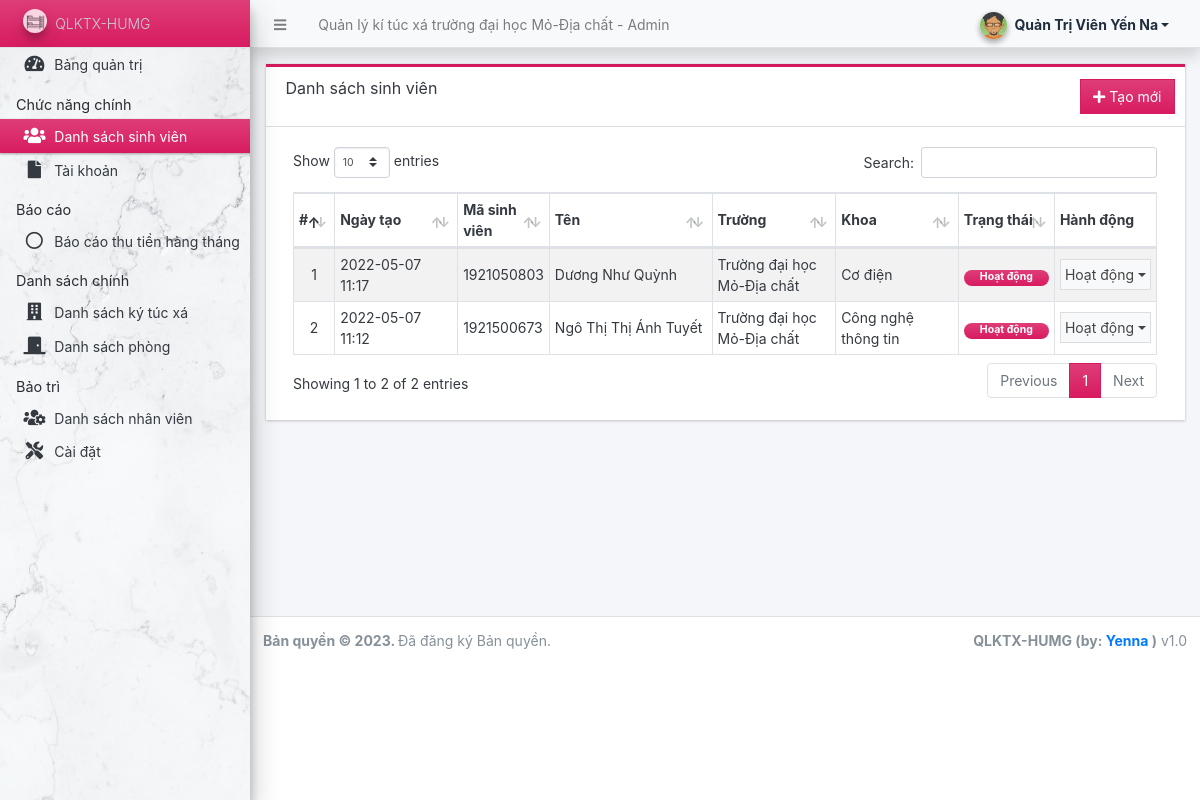
Page /admin/?page=students (signed in) on the committed database.
### tables this page shows
CREATE TABLE `student_list` (
  `id` int(30) NOT NULL,
  `code` varchar(100) NOT NULL,
  `firstname` text NOT NULL,
  `middlename` text DEFAULT NULL,
  `lastname` text NOT NULL,
  `department` text NOT NULL,
  `course` text NOT NULL,
  `gender` varchar(20) NOT NULL,
  `contact` text NOT NULL,
  `email` text NOT NULL,
  `address` text NOT NULL,
  `emergency_name` text NOT NULL,
  `emergency_contact` text NOT NULL,
  `emergency_address` text NOT NULL,
  `emergency_relation` text NOT NULL,
  `status` tinyint(1) NOT NULL DEFAULT 1,
  `delete_flag` tinyint(1) NOT NULL DEFAULT 0,
  `date_created` datetime NOT NULL DEFAULT current_timestamp(),
  `date_updated` datetime NOT NULL DEFAULT current_timestamp() ON UPDATE current_timestamp()
);

### config.php (called while the page is built, shortened)
<?php
require_once('classes/DBConnection.php');
require_once('classes/SystemSettings.php');
function validate_image($file){
	if(!empty($file)){
        $ex = explode("?",$file);
        $file = $ex[0];
        $ts = isset($ex[1]) ? "?".$ex[1] : '';
		if(is_file(base_app.$file)){
			return base_url.$file.$ts;
		}else{
			return base_url.'dist/img/no-image-available.png';
		}
	}else{
		return base_url.'dist/img/no-image-available.png';
	}
}
function isMobileDevice(){
    $aMobileUA = array(
        '/iphone/i' => 'iPhone',
        '/ipod/i' => 'iPod',
        '/ipad/i' => 'iPad',
        '/android/i' => 'Android',
        '/blackberry/i' => 'BlackBerry',
        '/webos/i' => 'Mobile'
    );
    return false;
}
?>

### classes/DBConnection.php (called while the page is built, shortened)
<?php
class DBConnection{
    private $host = DB_SERVER;
    private $username = DB_USERNAME;
    private $password = DB_PASSWORD;
    private $database = DB_NAME;
    public $conn;
    public function __construct(){
        if (!isset($this->conn)) {
            $this->conn = new mysqli($this->host, $this->username, $this->password, $this->database);
        }
    }
}
?>

### classes/SystemSettings.php (called while the page is built, shortened)
<?php
class SystemSettings extends DBConnection{
	function userdata($field = ''){
		if(!empty($field)){
			if(isset($_SESSION['userdata'][$field]))
				return $_SESSION['userdata'][$field];
			else
				return null;
		}else{
			return false;
		}
	}
	function info($field=''){
		if(!empty($field)){
			if(isset($_SESSION['system_info'][$field]))
				return $_SESSION['system_info'][$field];
			else
				return false;
		}else{
			return false;
		}
	}
}
$_settings = new SystemSettings();
?>

### admin/students/index.php (the view, shortened to what this page needs)
<div class="card card-outline rounded-0 card-maroon">
	<div class="card-header">
		<h3 class="card-title">Danh sách sinh viên</h3>
		<div class="card-tools">
			<a href="./?page=students/manage_student" id="create_new" class="btn btn-flat btn-primary"><span class="fas fa-plus"></span>  Tạo mới</a>
		</div>
	</div>
	<div class="card-body">
        <div class="container-fluid">
			<table class="table table-hover table-striped table-bordered" id="list">
				<colgroup>
					<col width="5%">
					<col width="15%">
					<col width="10%">
					<col width="20%">
					<col width="15%">
					<col width="15%">
					<col width="10%">
					<col width="10%">
				</colgroup>
				<thead>
					<tr>
						<th>#</th>
						<th>Ngày tạo</th>
						<th>Mã sinh viên</th>
						<th>Tên</th>
						<th>Trường</th>
						<th>Khoa</th>
						<th>Trạng thái</th>
						<th>Hành động</th>
					</tr>
				</thead>
				<tbody>
					<?php
					$i = 1;
						$qry = $conn->query("SELECT *, concat(firstname, ' ', coalesce(concat(middlename,' '), ''), lastname) as `name` from `student_list` where delete_flag = 0 order by `name` asc ");
						while($row = $qry->fetch_assoc()):
					?>
						<tr>
							<td class="text-center"><?php echo $i++; ?></td>
							<td><?php echo date("Y-m-d H:i",strtotime($row['date_created'])) ?></td>
							<td><?php echo $row['code'] ?></td>
							<td><?php echo $row['name'] ?></td>
							<td><?php echo $row['department'] ?></td>
							<td><?php echo $row['course'] ?></td>
							<td class="text-center">
								<?php if($row['status'] == 1): ?>
                                    <span class="badge badge-maroon bg-gradient-maroon px-3 rounded-pill">Hoạt động</span>
                                <?php else: ?>
                                    <span class="badge badge-light bg-gradient-light border text-dark px-3 rounded-pill">Không hoạt động</span>
                                <?php endif; ?>
                            </td>
							<td align="center">
								 <button type="button" class="btn btn-flat p-1 btn-default btn-sm dropdown-toggle dropdown-icon" data-toggle="dropdown">
				                  		Hoạt động
				                  </button>
							</td>
						</tr>
					<?php endwhile; ?>
				</tbody>
			</table>
		</div>
	</div>
</div>

### admin/index.php (shortened to what this page needs)
<?php require_once('../config.php'); ?>
 <!DOCTYPE html>
<html lang="en" class="" style="height: auto;">
<?php require_once('inc/header.php') ?>
  <body class="sidebar-mini layout-fixed control-sidebar-slide-open layout-navbar-fixed sidebar-mini-md sidebar-mini-xs text-sm" data-new-gr-c-s-check-loaded="14.991.0" data-gr-ext-installed="" style="height: auto;">
    <div class="wrapper">
     <?php require_once('inc/topBarNav.php') ?>
     <?php require_once('inc/navigation.php') ?>
     <?php $page = isset($_GET['page']) ? $_GET['page'] : 'home';  ?>
      <div class="content-wrapper  pt-3" style="min-height: 567.854px;">
        <section class="content  text-dark">
          <div class="container-fluid">
            <?php
              if(!file_exists($page.".php") && !is_dir($page)){
                  include '404.html';
              }else{
                if(is_dir($page))
                  include $page.'/index.php';
                else
                  include $page.'.php';
              }
            ?>
          </div>
        </section>
      </div>
      <?php require_once('inc/footer.php') ?>
  </body>
</html>

### admin/inc/header.php (shortened to what this page needs)
<head>
    <link rel="stylesheet" href="<?php echo base_url ?>plugins/fontawesome-free/css/all.min.css">
    <link rel="stylesheet" href="<?php echo base_url ?>plugins/tempusdominus-bootstrap-4/css/tempusdominus-bootstrap-4.min.css">
  <link rel="stylesheet" href="<?php echo base_url ?>plugins/datatables-bs4/css/dataTables.bootstrap4.min.css">
  <link rel="stylesheet" href="<?php echo base_url ?>plugins/datatables-responsive/css/responsive.bootstrap4.min.css">
  <link rel="stylesheet" href="<?php echo base_url ?>plugins/datatables-buttons/css/buttons.bootstrap4.min.css">
  <link rel="stylesheet" href="<?php echo base_url ?>plugins/select2/css/select2.min.css">
  <link rel="stylesheet" href="<?php echo base_url ?>plugins/select2-bootstrap4-theme/select2-bootstrap4.min.css">
    <link rel="stylesheet" href="<?php echo base_url ?>plugins/icheck-bootstrap/icheck-bootstrap.min.css">
    <link rel="stylesheet" href="<?php echo base_url ?>plugins/jqvmap/jqvmap.min.css">
    <link rel="stylesheet" href="<?php echo base_url ?>dist/css/adminlte.css">
    <link rel="stylesheet" href="<?php echo base_url ?>dist/css/custom.css">
    <link rel="stylesheet" href="<?php echo base_url ?>plugins/overlayScrollbars/css/OverlayScrollbars.min.css">
    <link rel="stylesheet" href="<?php echo base_url ?>plugins/daterangepicker/daterangepicker.css">
    <link rel="stylesheet" href="<?php echo base_url ?>plugins/summernote/summernote-bs4.min.css">
  <link rel="stylesheet" href="<?php echo base_url ?>plugins/sweetalert2-theme-bootstrap-4/bootstrap-4.min.css">
  </head>

### admin/inc/topBarNav.php (shortened to what this page needs)
<nav class="main-header navbar navbar-expand navbar-light shadow text-sm">
  <ul class="navbar-nav">
    <li class="nav-item">
    <a class="nav-link" data-widget="pushmenu" href="#" role="button"><i class="fas fa-bars"></i></a>
    </li>
    <li class="nav-item d-none d-sm-inline-block">
      <a href="<?php echo base_url ?>" class="nav-link"><?php echo (!isMobileDevice()) ? $_settings->info('name'):$_settings->info('short_name'); ?> - Admin</a>
    </li>
  </ul>
  <ul class="navbar-nav ml-auto">
    <li class="nav-item">
      <div class="btn-group nav-link">
            <button type="button" class="btn btn-rounded badge badge-light dropdown-toggle dropdown-icon" data-toggle="dropdown">
              <span><img src="<?php echo validate_image($_settings->userdata('avatar')) ?>" class="img-circle elevation-2 user-img" alt="User Image"></span>
              <span class="ml-3"><?php echo ucwords($_settings->userdata('firstname').' '.$_settings->userdata('lastname')) ?></span>
            </button>
        </div>
    </li>
  </ul>
</nav>

### admin/inc/navigation.php (shortened to what this page needs)
<aside class="main-sidebar sidebar-light-maroon elevation-4 sidebar-no-expand">
  <a href="<?php echo base_url ?>admin" class="brand-link bg-gradient-maroon text-sm text-light">
  <img src="<?php echo validate_image($_settings->info('logo'))?>" alt="Store Logo" class="brand-image img-circle elevation-3" style="opacity: .8;width: 1.5rem;height: 1.5rem;max-height: unset">
  <span class="brand-text font-weight-light"><?php echo $_settings->info('short_name') ?></span>
  </a>
  <div class="sidebar os-host os-theme-light os-host-overflow os-host-overflow-y os-host-resize-disabled os-host-transition os-host-scrollbar-horizontal-hidden">
    <div class="os-content-glue" style="margin: 0px -8px; width: 249px; height: 646px;"></div>
    <div class="os-padding">
      <div class="os-viewport os-viewport-native-scrollbars-invisible" style="overflow-y: scroll;">
        <div class="os-content" style="padding: 0px 8px; height: 100%; width: 100%;">
          <nav class="mt-1">
             <ul class="nav nav-pills nav-sidebar flex-column text-sm nav-compact nav-flat nav-child-indent nav-collapse-hide-child" data-widget="treeview" role="menu" data-accordion="false">
              <li class="nav-item dropdown">
                <a href="./" class="nav-link nav-home">
                  <i class="nav-icon fas fa-tachometer-alt"></i>
                  <p>
                    Bảng quản trị
                  </p>
                </a>
              </li>
              <li class="nav-header">Chức năng chính</li>
              <li class="nav-item dropdown">
                <a href="<?php echo base_url ?>admin/?page=students" class="nav-link nav-students">
                  <i class="nav-icon fas fa-users"></i>
                  <p>
                    Danh sách sinh viên
                  </p>
                </a>
              </li>
              <li class="nav-item dropdown">
                <a href="<?php echo base_url ?>admin/?page=accounts" class="nav-link nav-accounts">
                  <i class="nav-icon fas fa-file"></i>
                  <p>
                    Tài khoản
                  </p>
                </a>
              </li>
              <li class="nav-header">Báo cáo</li>
              <li class="nav-item dropdown">
                <a href="<?php echo base_url ?>admin/?page=reports/daily_collection_report" class="nav-link nav-reports_daily_collection_report">
                  <i class="nav-icon far fa-circle"></i>
                  <p>
                    Báo cáo thu tiền hàng tháng
                  </p>
                </a>
              </li>
              <li class="nav-header">Danh sách chính</li>
              <li class="nav-item dropdown">
                <a href="<?php echo base_url ?>admin/?page=dorms" class="nav-link nav-dorms">
                  <i class="nav-icon fas fa-building"></i>
                  <p>
                  Danh sách ký túc xá
                  </p>
                </a>
              </li>
              <li class="nav-item dropdown">
                <a href="<?php echo base_url ?>admin/?page=rooms" class="nav-link nav-rooms">
                  <i class="nav-icon fas fa-door-closed"></i>
                  <p>
                    Danh sách phòng
                  </p>
                </a>
              </li>
              <?php if($_settings->userdata('type') == 1): ?>
              <li class="nav-header">Bảo trì</li>
              <li class="nav-item dropdown">
                <a href="<?php echo base_url ?>admin/?page=user/list" class="nav-link nav-user_list">
                  <i class="nav-icon fas fa-users-cog"></i>
                  <p>
                    Danh sách nhân viên
                  </p>
                </a>
              </li>
              <li class="nav-item dropdown">
                <a href="<?php echo base_url ?>admin/?page=system_info" class="nav-link nav-system_info">
                  <i class="nav-icon fas fa-tools"></i>
                  <p>
                    Cài đặt
                  </p>
                </a>
              </li>
              <?php endif; ?>
            </ul>
          </nav>
        </div>
      </div>
    </div>
  </div>
</aside>

### admin/inc/footer.php (shortened to what this page needs)
<footer class="main-footer text-sm">
        <strong>Bản quyền © <?php echo date('Y') ?>.
        </strong>
        Đã đăng ký Bản quyền.
        <div class="float-right d-none d-sm-inline-block">
          <b><?php echo $_settings->info('short_name') ?> (by: <a href="mailto:yenna0110@gmail.com" target="blank">Yenna</a> )</b> v1.0
        </div>
      </footer>
    </div>

### admin/inc/topBarNav.php (style rules this page uses)
.user-img { position: absolute; height: 27px; width: 27px; object-fit: cover; left: -7%; top: -12%; }
.btn-rounded { border-radius: 50px; }

### rows in the picture
student_list: date_created "2022-05-07 11:17", code "1921050803", name "Dương Như Quỳnh", department "Trường đại học Mỏ-Địa chất", course "Cơ điện", status "Hoạt động"
student_list: date_created "2022-05-07 11:12", code "1921500673", name "Ngô Thị Thị Ánh Tuyết", department "Trường đại học Mỏ-Địa chất", course "Công nghệ thông tin", status "Hoạt động"

### other values in the picture
$_settings->info('name') "Quản lý kí túc xá trường đại học Mỏ-Địa chất"
$_settings->userdata('firstname').' '.$_settings->userdata('lastname') "Quản Trị Viên Yến Na"
$_settings->info('short_name') "QLKTX-HUMG"
